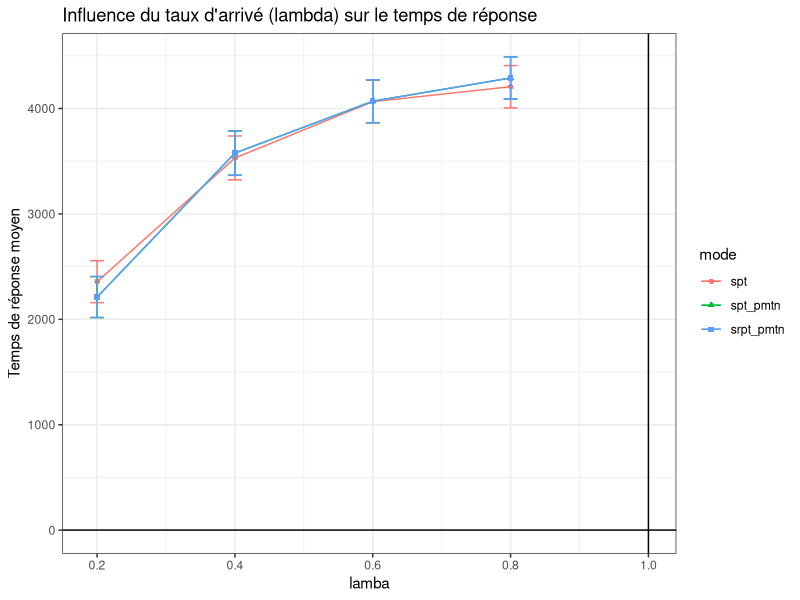

The R source for this figure:
## ---- chunk 1
set.seed(10)
library(plyr)
library(ggplot2)

Service <- function(n=1,typeservice,x,y) {
# genere un temps de service
  switch(typeservice,
         det = rep(1,n),
         uni = runif(n,x,y),
         gamma = rgamma(n,shape=x,scale=y),
         exp = rexp(n,x)
         )
}

## ---- chunk 2
FileLIFO <- function(n,lambda,typeservice,x,y,policy) {
    # simulates a M/GI/1 LIFO queue with different preemption policy
    # parameters:
    #    n :  total number of jobs
    #    lambda : arrival rate
    #    typeservice : service law (det uni gamma exp)
    #    x ,y : parameters of the service law
    #    policy: npmtn, pmtn, pmtn_restart, pmtn_reset
    # return value:
    #    vector with response time of each task assuming the queue is initially empty
    set.seed(10)                #in order to have the same time service each call with the same lambda, x, y
    A <- rexp(n,lambda)         # inter arrival
    t1 <- cumsum(A)             # arrival dates
    t2 <- rep(NA,n)             # completion dates
    S <- Service(n,typeservice,x,y) # initial service times
    
    #### Variables that define the state of the queue
    t = 0               # current time
    remaining = rep(NA,n)  # how much work remains to do for each task
    running = NA        # index of the currently running task
    waiting = c()       # stack with tasks which have arrived and have not been completed yet
    next_arrival = 1    # index of the next task to arrive
    sys_vide = 0        # by curiosity let's count the number of times the system is empty
    sys_interrupted = 0 # by curiosity let's count the number of times the system is interrupted
    used = rep(0, n)    # by curiosity let's count the total of time used by a process (including its restart)
    #interrupted = data.frame()  # by curiosity let's save the preemptions for counting them later
    
    
    #### A few useful local functions 
    run_task = function() { # runs the last task of the waiting list
      #if there is still a process in the stack to run, we take the last one in
      if(length(waiting)>0) {
        index = length(waiting)
        running = waiting[index] #it unstacks the last process received to update its remainning time
        #At first loop it takes S[running], but after remaining[running] is returned
        remaining[running] <<- min(S[running],remaining[running],na.rm=T)
        
        #return the waiting index of the process with a minimum remaining time > 0 : depending on the policy chosen
        switch(policy,
                        srpt_npmtn = 
                          { #we elect the min between the new and current request by comparing their remaining time
                            if (remaining[waiting[index-1]] <= remaining[waiting[index]]) 
                              index = (index - 1)
                          },
                       
                        spt_npmtn = 
                          { #we elect the min between the new and current request by comparing their service time
                            if (S[waiting[index-1]] <= S[waiting[index]]) 
                            index = (index - 1)
                          },
                       
                        spt = 
                          { #we elect the first shortest remaining time process, among all the waiting processes
                            min_process = which(remaining==min(remaining[remaining>0], na.rm=T))
                            index = (which(waiting == min_process))[1]
                          }
                )
        running <<- waiting[index]        
        waiting <<- waiting[-index] #renvoie le tableau privé de l'element a la position index 
      }
    }

    push_task = function() { # insert the next_arrival-th task to the waiting list
                             # and run it if there is preemption
      if(policy != "spt") {
        #It is preemptif
        if(!is.na(running)) {
          #if a process is running, we stack him because we are in preemption mode, and then stack also the next arrival. 
          waiting <<- c(waiting,running) #it stacks the current process, if t==t1[next_arrival]
          #interrupted = rbind(interrupted, data.frame(id=running, when=t, remaining=remaining[running]))
        }
        running <<- NA #We set it to NA as if no process is running
      }
      #preemptif or not we stack the next arrival
      waiting <<- c(waiting,next_arrival)
      next_arrival <<- next_arrival+1 
      if(is.na(running)) { run_task() } #if it was preemtpif let run the next arrival, by unstack it
    }

    #### Main simulation loop
    while(TRUE) { 
      #dt is the time we will minus the remaning running process time
      # Look for next event
      dt = NA
      #have we reached the number max of process arrival ?
      if(next_arrival <=n) { dt = min(dt ,(t1[next_arrival]-t), na.rm=T ) } #dt=t1[..]-t it's a bit akward to take the min with dt because NA are deleted. Notice that t1[next_arrival]-t=dt is the next process arrival time - current time. So this is the elapsed time
      
      #is some process running ? if so, we finish executing it if its remaining time is lower than the delta time of the next arrival
      if(!is.na(running))  { dt = min(dt,remaining[running], na.rm=T) }
      
      #we've reached the max of process (no next arrival) and no process is running, we take off
      if(is.na(dt)) { break }
      
      # Update state
      t=t+dt
      if(!is.na(running)) { 
        # if a process is running, we subtract him dt time
        remaining[running] = remaining[running] - dt
        used[running] = used[running] + dt
        if(remaining[running]<=0) {
          #if the process is finished, we note the finish time
          t2[running] = t
          running = NA
          
          #the process is finished, it unstacks the last process and it launchs it depending on the policy chosen (resume, restart, restart with lower time), and affect remaining[running] to the corresponding time service
          run_task()
        }
      }
      
      if((next_arrival<=n) & (t==t1[next_arrival])) {
        #if this is time for the next arrival
        push_task() #insert the next_arrival task to the waiting list and run it if there is preemption
      }
      
    }
    
    #count the number of times the system is empty
    for(i in 2:n) {
      if ( t1[i]>t2[i-1]) {
        sys_vide = sys_vide + 1
      }
    }
    
    list (jobs = data.frame(arrival = t1, completion=t2, service=used, theoricService=S, response=(t2-t1)), 
          sys_vide = sys_vide)
}    

## ---- chunk 3

set.seed(10)
lambda_min  = 0.1
lambda_max  = 0.95
lambdas     = c(.2, .4, .6, .8) #seq(lambda_min, lambda_max, step)
step        = 0.05
n           = 1000
x           = 0.1
y           = 1
policies    = c("srpt_pmtn","spt_pmtn", "spt")

df = data.frame()
for(policy in policies){ 
  for(lambda in lambdas) {
      route=FileLIFO(n, lambda, typeservice="exp", x, y, policy)
      tmp=route$jobs
      tmp$mode = policy
      tmp$lambda = lambda
      tmp$id=1:length(tmp$arrival)
      tmp$n = n
      tmp$sys_vide = route$sys_vide
      tmp$sys_interrupted=(tmp$n-tmp$sys_vide)
      df = rbind(df, tmp)
  }
}


library(plyr)
res = ddply(df, c("mode", "lambda", "n", "sys_vide", "sys_interrupted"), summarize, serviceM= mean(service), sd_service=sd(service), responseM=mean(response), sd_response=sd(response))

## ---- chunk 4

ggplot(data=res, aes(x = lambda, y = responseM, color = mode, shape = mode)) + 
  geom_line() +
  geom_point() + 
  geom_errorbar(width = 0.02, aes(x = lambda, y = responseM, ymin = responseM - 2 * sd_response/sqrt(n), ymax = responseM + 2 * sd_response/sqrt(n))) + 
  geom_vline(xintercept = 1) +
  geom_hline(yintercept = 1) +
  theme_bw() +
  xlab("lamba") +
  ylab("Temps de réponse moyen") +
  ggtitle("Influence du taux d'arrivé (lambda) sur le temps de réponse")
